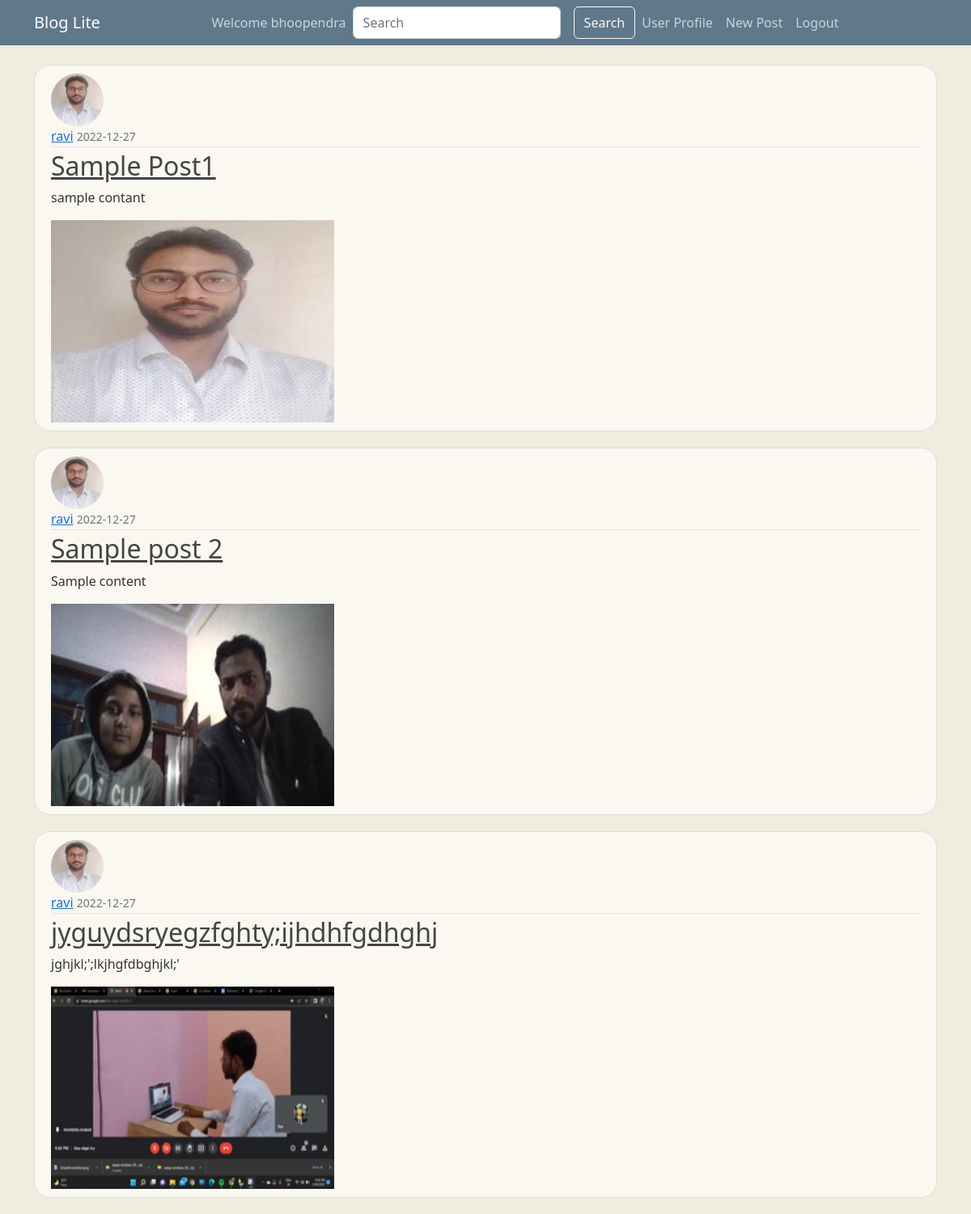
/home (signed in), run on the app's committed database.
### flaskblog/models.py (models this page shows, shortened)
class User(db.Model,UserMixin):
    id = db.Column(db.Integer, primary_key=True)
    username = db.Column(db.String(20), unique=True, nullable=False)
    email = db.Column(db.String(120), unique=True, nullable=False)
    image_file = db.Column(db.String(20), nullable=False, default='default.jpg')
    password = db.Column(db.String(60), nullable=False)
    posts = db.relationship('Post', backref='author', lazy=True)

class Post(db.Model):
    id = db.Column(db.Integer, primary_key=True)
    title = db.Column(db.String(100), nullable=False)
    post_image = db.Column(db.String(20),nullable=False,default='default_post.jpg')
    date_posted = db.Column(db.DateTime, nullable=False, default=datetime.utcnow)
    content = db.Column(db.Text, nullable=False)
    user_id = db.Column(db.Integer, db.ForeignKey('user.id'), nullable=False)

### flaskblog/routes.py (the view)
@app.route("/")
@app.route("/home")
@login_required
def home():
    page = request.args.get('page', 1, type=int)
    posts = Post.query.order_by(
        Post.date_posted.desc()).paginate(page=page, per_page=3)
    return render_template('home.html', posts=posts)

### flaskblog/models.py (called while the page is built)
@login_manager.user_loader
def load_user(user_id):
    return User.query.get(int(user_id))

### flaskblog/templates/home.html
{% extends "layout.html" %}
{% block content %}
    {% for post in posts %}
        <article class="media content-section">
          <img src="{{ url_for('static' , filename = 'profile_pics/' + post.author.image_file ) }}" alt="" class="rounded-circle article-img">
          <div class="media-body">
            <div class="article-metadata">
              <a class="mr-2" href="#">{{ post.author.username }}</a>
              <small class="text-muted">{{ post.date_posted.strftime('%Y-%m-%d') }}</small>
            </div>
            <h2><a class="article-title" href="{{ url_for('post' , post_id = post.id ) }}">{{ post.title }}</a></h2>
            <p class="article-content">{{ post.content }}</p>
            <img class="post-img" src="{{ url_for('static', filename='post_pics/' + post.post_image) }}" alt="post image">
          </div>
        </article>
    {% endfor %}
{% endblock content %}

### flaskblog/templates/layout.html (shortened to what this page needs)
<!DOCTYPE html>
<html lang="en">
<head>
  <link rel="stylesheet" href="https://cdnjs.cloudflare.com/ajax/libs/font-awesome/4.7.0/css/font-awesome.min.css">
  <link href="https://cdn.jsdelivr.net/npm/bootstrap@5.2.3/dist/css/bootstrap.min.css" rel="stylesheet">
  <link rel="stylesheet" href="{{url_for('static',filename='main.css')}}">
</head>
<body>
  <header class="site-header">
    <nav class="navbar navbar-expand-md navbar-dark bg-steel fixed-top">
      <div class="container">
        <a class="navbar-brand mr-4" href="/"> Blog Lite</a>
        <div class="collapse navbar-collapse" id="navbarToggle">
          <div class="navbar-nav mx-auto">
            {% if current_user.is_authenticated %}
            <a class="nav-item nav-link" href="{{ url_for('profile') }}">Welcome {{current_user.username}}</a>
            <form class="d-flex mr-5" role="search">
              <input class="form-control me-3" type="search" placeholder="Search" aria-label="Search">
              <button class="btn btn-outline-light" type="submit">Search</button>
            </form>
            <a class="nav-item nav-link" href="{{ url_for('profile') }}">User Profile</a>
            <a class="nav-item nav-link" href="{{ url_for('new_post')}}">New Post</a>
            <a class="nav-item nav-link" href="{{ url_for('logout') }}">Logout</a>
            {% else %}
            <a class="nav-item nav-link" href="{{ url_for('login') }}">Login</a>
            <a class="nav-item nav-link" href="{{ url_for('register') }}">Register</a>
            {% endif %}
          </div>
        </div>
      </div>
    </nav>
  </header>
  <main role="main" class="container">
    <div class="row">
      <div class="col md-8">
        {% block content %}{% endblock %}
      </div>
    </div>
  </main>
</body>
</html>

### flaskblog/static/main.css (style rules this page uses)
body { background: #EEEDDE; color: #333333; margin-top: 5rem; }
h1, h2, h3, h4, h5, h6 { color: #444444; }
.bg-steel { background-color: #5f788a; }
.site-header .navbar-nav .nav-link { color: #cbd5db; }
.content-section { background: #FBF8F1; padding: 10px 20px; border: 1px solid #dddddd; border-radius: 20px; margin-bottom: 20px; }
.article-title { color: #444444; }
.article-content { white-space: pre-line; }
.article-img { height: 65px; width: 65px; margin-right: 16px; }
.article-metadata { padding-bottom: 1px; margin-bottom: 4px; border-bottom: 1px solid #e3e3e3 }
img { height: fit-content; }
.post-img { height:250px; width: 350px; }

### data on the page
User: username "bhoopendra"
Post: image_file (picture), author.username "ravi", date_posted "2022-12-27", title "Sample Post1", content "sample contant", post_image (picture)
Post: image_file (picture), author.username "ravi", date_posted "2022-12-27", title "Sample post 2", content "Sample content", post_image (picture)
Post: image_file (picture), author.username "ravi", date_posted "2022-12-27", title "jyguydsryegzfghty;ijhdhfgdhghj", content "jghjkl;';lkjhgfdbghjkl;'", post_image (picture)
